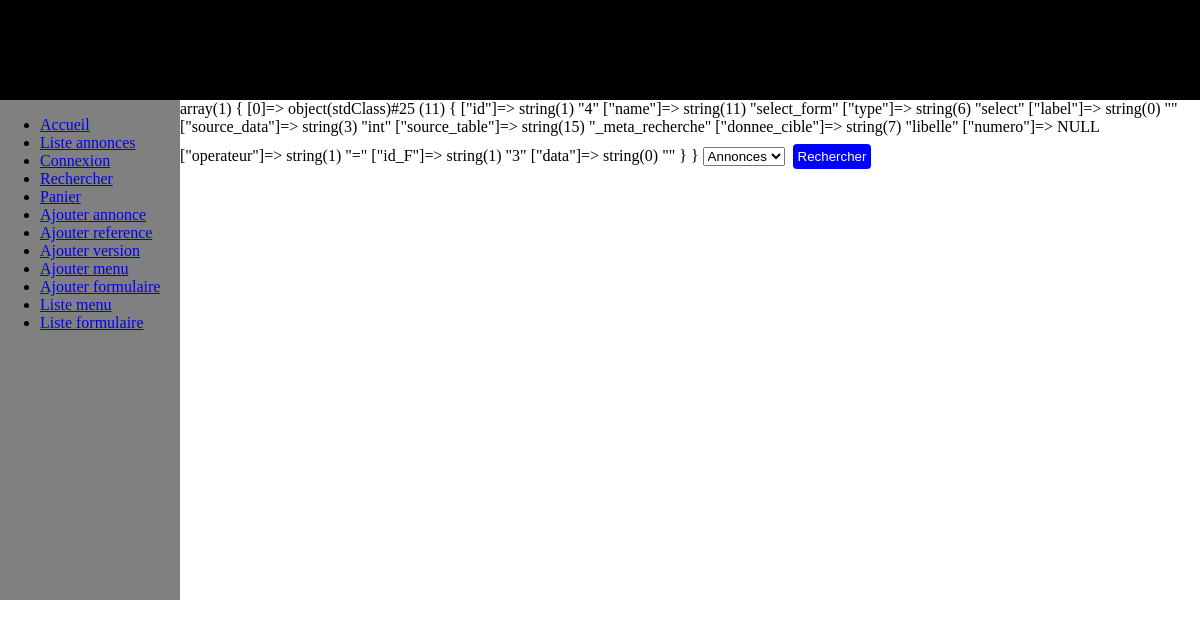
Screenshot of /controller/form_recherche_main.php with the database file from the repository.
### tables this page shows
CREATE TABLE IF NOT EXISTS `_meta_menu` (
`id` int(11) NOT NULL PRIMARY KEY AUTO_INCREMENT,
  `libelle` varchar(20) DEFAULT NULL,
  `chemin` varchar(400) DEFAULT NULL,
  `id_parent` int(11) NOT NULL DEFAULT '0'
);

CREATE TABLE IF NOT EXISTS `_meta_recherche` (
`id` int(11) NOT NULL PRIMARY KEY AUTO_INCREMENT,
  `name` varchar(20) DEFAULT NULL,
  `type` varchar(20) DEFAULT NULL,
  `label` varchar(20) DEFAULT NULL,
  `source_data` varchar(40) DEFAULT NULL,
  `source_table` varchar(40) DEFAULT NULL,
  `donnee_cible` varchar(20) DEFAULT NULL,
  `numero` int(11) DEFAULT NULL,
  `operateur` varchar(3) DEFAULT NULL,
  `id_F` int(11) DEFAULT NULL,
  `data` varchar(2000) NOT NULL,
  FOREIGN KEY (id_F) REFERENCES _meta_form(id)
);

### view/corps.php (called while the page is built)
<?php
include("banniere.php");
include("menu.php");
?>

### controller/form_recherche_main.php (called while the page is built)
<?php
include("../view/corps.php");
include("../model/form_recherche_data.php");
include("../view/form_recherche_view.php");
?>

### class/autoloader.class.php (called while the page is built, shortened)
<?php
class Autoloader{
    static function autoload($class){
        $adresse = $_SERVER['PHP_SELF'];
		$a = explode('/', $adresse);
		$i = sizeof($a);
    }
}
?>

### class/connexion.class.php (called while the page is built, shortened)
<?php
class connexion{
	private  $pdo;
	public function getPDO()
	{
		if($this->pdo ===null){
			$pdo = new PDO('mysql:dbname=mb554950;host=127.0.0.1', 'root', '');
			$pdo->setAttribute(PDO::ATTR_ERRMODE, PDO::ERRMODE_EXCEPTION);
			$this->pdo = $pdo;
		}
		return $this->pdo;
	}
	public function query($statement){
		$req = $this->getPDO()->query($statement);
		$data = $req->fetchAll(PDO::FETCH_CLASS);
		return $data;
	}
	public function prepareQuery($statement, $attributes){
		$req = $this->getPDO()->prepare($statement);
		foreach($attributes as $key => $value){
			$req->bindParam($key, $value);
		}
		$req->execute($attributes);
		$data = $req->fetchAll(PDO::FETCH_OBJ);
		return $data;
	}
}
?>

### model/form_recherche_data.php (called while the page is built, shortened)
<?php
if(isset($_POST["valider"])){
	$bdd = new connexion();
	$sel = "SELECT * FROM _META_Recherche WHERE id_F = ".$_POST["select_form"]." ORDER BY numero;";
	$rep = $bdd->query($sel);
	$sel2 = "SELECT * FROM _META_Form WHERE id = ".$_POST["select_form"].";";
	$rep2 = $bdd->query($sel2);
}else{
	$select = "SELECT * FROM _META_Form WHERE libelle = :libelle;";
	$rep = $bdd->prepareQuery($select, array(':libelle' => 'choix_form'));
	$select = "SELECT * FROM _META_Recherche WHERE id_F = ".$rep[0]->id.";";
	$repR = $bdd->query($select);
	$select = "SELECT * FROM _META_Form WHERE cible = :cible";
	$repI = $bdd->prepareQuery($select, array(':cible'=>'Recherche'));
}
?>

### view/menu.php (the view, shortened to what this page needs)
<?php
$adresse = $_SERVER['PHP_SELF'];
$a = explode('/', $adresse);
$k = sizeof($a);
if($a[$k-1] == 'index.php'){
	require("class/autoloader.class.php");
}else{
	require("../class/autoloader.class.php");
}
$select = "SELECT * FROM _META_MENU;";
$bdd = new connexion();
$rep = $bdd->query($select);
?>
<html>
<head>
<link rel="stylesheet" type="text/css" href="../style/style.css">
</head>
	<body>
		<div id="menu">
			<?php
			echo "<ul>";
			for($i=0; $i<sizeof($rep); $i++){
				if($a[$k-1] == 'index.php'){
					echo "<li><a href='controller/".$rep[$i]->chemin.".php'>".$rep[$i]->libelle."</a></li>";
				}else{
					echo "<li><a href='".$rep[$i]->chemin.".php'>".$rep[$i]->libelle."</a></li>";
				}
			}
			echo "</ul>";
			?>
		</div>
	</body>
</html>

### view/form_recherche_view.php (shortened to what this page needs)
<?php
if(isset($_POST['valider'])){
	var_dump($rep2);
	echo '<form method="'.$rep2[0]->methode.'" >
			<input type="hidden" name="champ" value="'.$rep2[0]->methode.'">
			<input type="hidden" name="id" value="'.$rep2[0]->id.'">
			<input type="hidden" name="data" value="">';
			foreach ($rep as $key => $value) {
				if($rep[$key]->type == "text"){
					echo'<label>'.$rep[$key]->label.'</label><input type="'.$rep[$key]->type.'" name="'.$rep[$key]->name.'"/>';
				}else if($rep[$key]->type == "select"){
				}
			}
	echo '	<input type="submit" name="recherche" value="Rechercher"/>
		</form>';
}
else if(empty($_POST['valider']) && empty($_POST['recherche'])){
	echo "<form method='".$rep[0]->methode."' action='".$rep[0]->action.".php'>";
	for($i=0; $i<sizeof($repR); $i++){
		if($repR[$i]->type=="select"){
			var_dump($repR);
			echo "<select name='".$repR[$i]->name."'>";
			for($j=0;$j<sizeof($repI); $j++){
				echo "<option value='".$repI[$i]->id."'>".$repI[$i]->name."</option>";
			}
			echo "</select>";
		}
		else{
			echo "<input type='".$repR[$i]->type."' name='".$repR[$i]->name."'/><br>";
		}
	}
	echo "<input type='submit' name='valider' value='Rechercher'/>";
	echo "</form>";
}
?>

### style/style.css (style rules this page uses)
body { margin:0; }
#menu { float:left; width:15%; background-color:grey; height:500px; }
input[type=submit] { background-color: blue; color: white; padding: 5px; margin: 8px; border: none; border-radius: 4px; cursor: pointer; }

### rows the page displays
_meta_menu: libelle "Accueil"
_meta_menu: libelle "Liste annonces"
_meta_menu: libelle "Connexion"
_meta_menu: libelle "Rechercher"
_meta_menu: libelle "Panier"
_meta_menu: libelle "Ajouter annonce"
_meta_menu: libelle "Ajouter reference"
_meta_menu: libelle "Ajouter version"
_meta_menu: libelle "Ajouter menu"
_meta_menu: libelle "Ajouter formulaire"
_meta_menu: libelle "Liste menu"
_meta_menu: libelle "Liste formulaire"
_meta_recherche: value "array(1) { [0]=> object(stdClass)#25 (11) { [\"id\"]=> string(1) \"4\" [\"name\"]=> string(11) \"select_form\" [\"type\"]=> string(6) \"select\" [\"label\"]=> string(0) \"\" [\"source_data\"]=> string(3) \"int\" [\"source_table\"]=> string(15) \"_meta_recherche\" [\"donnee_cible\"]=> string(7) \"libelle\" [\"numero\"]=> NULL [\"operateur\"]=> string(1) \"=\" [\"id_F\"]=> string(1) \"3\" [\"data\"]=> string(0) \"\" } }"

### other values shown
form field select_form "Annonces"
